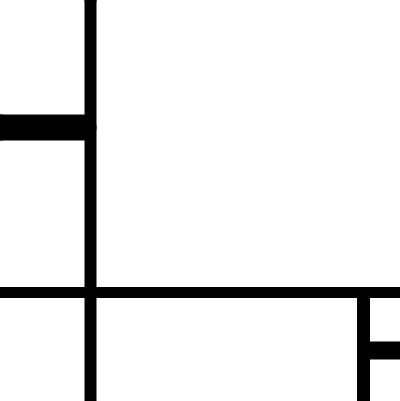
Frame 1 (no input)
Frame 60 (the mouse pressed at the canvas centre just before this capture): identical to frame 1, image omitted
Frame 120 (the mouse held since frame 60 and released just before this capture): identical to frame 1, image omitted

The Processing sketch that drew this single still picture (run headless with seeded random() and noise(); from frame 60 on, the mouse is pressed at the canvas centre):

// Processing sketch: Unit_1_Recipe_1_GD105_
// ── Unit_1_Recipe_1_GD105_.pde
void setup() {
  size(400, 401);
}

void draw() {
  background(255);
  
  strokeWeight(12);
  point(90, 0);
  line(90,0,90,401);
  
  strokeWeight(11);
  point(0, 292);
  line(0,292,400,292);
  
  strokeWeight(13);
  point(363, 345);
  line(363, 400, 363,295);
  
  strokeWeight(18);
  point(366, 350);
  line(366, 350, 400,350);
  
  
  strokeWeight(26);
  point(0, 127);
  line(0,127,83,127);
}
